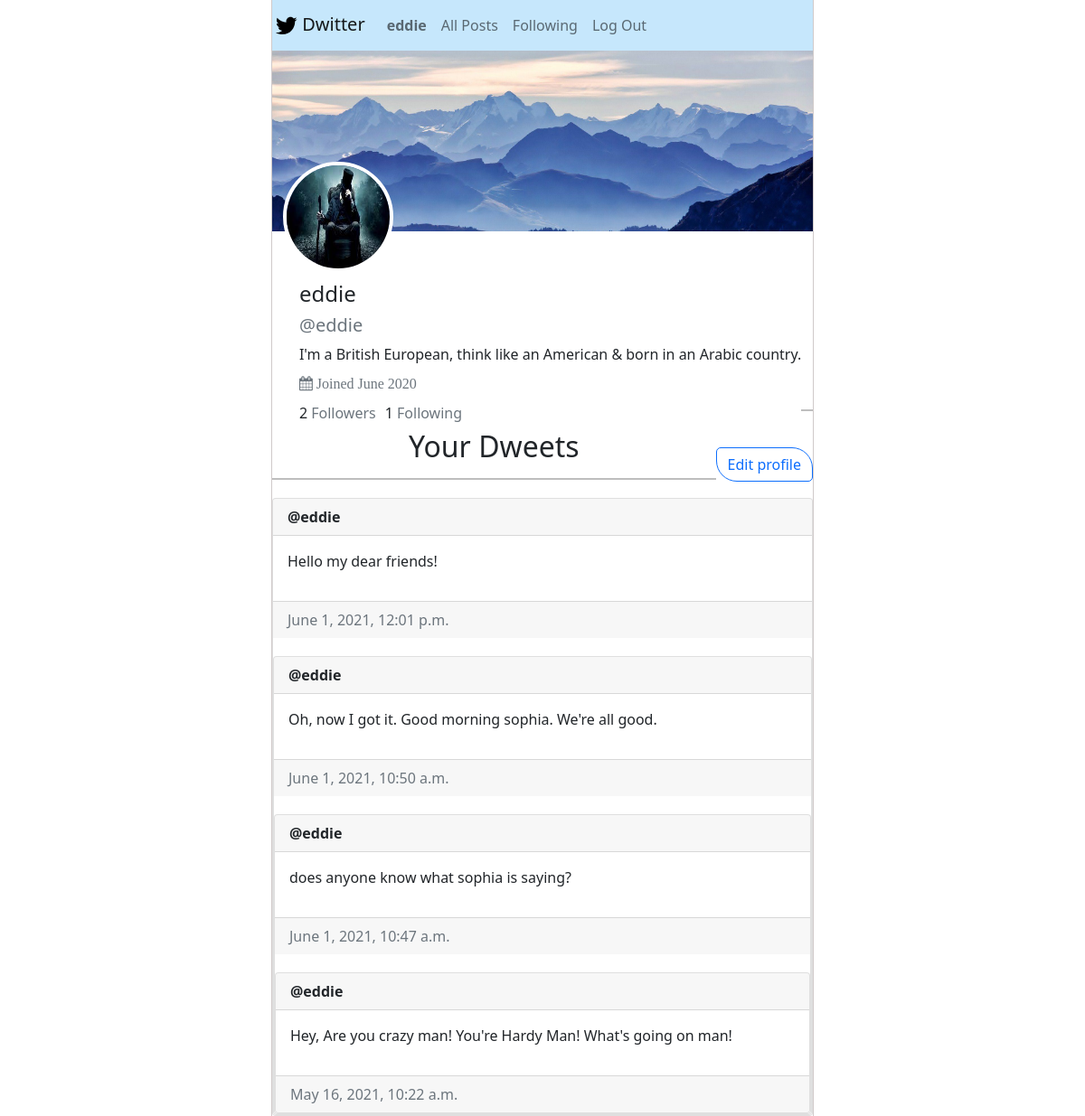
The page /profile (signed in) on the database its author committed.
### network/models.py (models this page shows, shortened)
class User(AbstractUser):
    pass

class Profile(models.Model):
    user = models.OneToOneField(
        User, on_delete=models.CASCADE, related_name="user_profile"
    )
    profile_pic = models.ImageField(default="default.jpg", upload_to="profile_pics")
    background_img = models.ImageField(
        default="Default_background.jpg", upload_to="bg_img"
    )
    bio = models.TextField(null=False, default="")

class post(models.Model):
    posted_by = models.ForeignKey(
        User, on_delete=models.CASCADE, related_name="post_owner"
    )
    posted_on = models.DateTimeField(auto_now_add=True)
    description = models.TextField(null=False, default="")

### network/views.py (the view)
# urls.py: path("profile", views.profile, name="profile"),
def profile(request):
    posts = post.objects.filter(posted_by=request.user).order_by("-posted_on")
    followers = User.objects.get(username=request.user.username).my_followers.count()
    following = User.objects.get(username=request.user.username).my_following.count()
    user = User.objects.get(username=request.user.username)
    return render(
        request,
        "network/profile.html",
        {
            "user": user,
            "posts": posts,
            "followers": followers,
            "following": following,
        },
    )

### network/templates/network/profile.html (shortened to what this page needs)
{% extends "network/layout.html" %}
{% block body %}
<div
    style="background-image: url('{{user.user_profile.background_img.url}}');background-size:cover;background-position:center; height:200px; ;padding-top:123px;">
    <img src="{{user.user_profile.profile_pic.url}}"
        style="margin-left: 2%; height:122px;width: 122px; border-radius: 50%; border: 4px solid #ffffff;"
        alt="Profile Pic of {{user.username}}" title="{{user.username}}">
</div>
<div class="user-details" style="margin-left: 5%; margin-top: 55px;float: left;">
    <div id="name-and-username">
        <h4>{{user.username}}</h4>
        <h5 class="text-muted">@{{user.username}}</h5>
    </div>
    <div class="status">
        {{user.user_profile.bio}}
    </div>
    <p class="text-muted fa" style="margin-top: 12px;"><i class="fa fa-calendar"></i> Joined June 2020</p>
    <div id="follow-details">
        <h6 style="text-align:left;float:left;margin-right: 10px;"> <span id="followers">{{followers}}</span> <span
                class="text-muted">Followers</span></h6>
        <h6 style="float:left;">{{following}} <span class="text-muted">Following</span> </h6>
    </div>
</div>
{% if request.user.username == user.username and request.user.is_authenticated %}
<div style="float: right;margin-top: 20px;">
    <button class="btn btn-outline-primary" id="update-profile" data-bs-toggle="modal" data-bs-target="#profileModal"
        style="border-radius: 5px 23px;">Edit profile</button>
</div>
{% endif %}
<hr style="margin-top: 33%;border: 1px solid black;">
{% if posts %}
<h2 class="text-center">Your Dweets</h2>
<hr style="border: 1px solid black;">
{% endif %}
<div class="my-posts">
    {% for post in posts %}
    <div class="card" style="margin-top: 20px;">
        <div class="card-header">
            <strong>@{{post.posted_by.username}}</strong>
        </div>
        <div class="card-body">
            <p>
                {{post.description}}
            </p>
        </div>
        <div class="card-footer text-muted">
            {{post.posted_on}}
        </div>
        {% endfor %}
    </div>
</div>
{% endblock %}

### network/templates/network/layout.html (shortened to what this page needs)
{% load static %}
<!DOCTYPE html>
<html lang="en" style="height: 100%;">
    <head>
        <link rel="stylesheet"
            href="https://cdn.jsdelivr.net/npm/@fortawesome/fontawesome-free@5.15.3/css/fontawesome.min.css">
        <link href="https://cdn.jsdelivr.net/npm/bootstrap@5.0.0-beta3/dist/css/bootstrap.min.css" rel="stylesheet"
>
        <link href="{% static 'network/styles.css' %}" rel="stylesheet">
        <link rel="stylesheet"
            href="https://cdnjs.cloudflare.com/ajax/libs/font-awesome/4.7.0/css/font-awesome.min.css">
    </head>
    <body style="margin: auto; height: 100%; border-left: 1px solid rgb(208, 202, 202);border-right: 1px solid rgb(208, 202, 202);"
        class=" col-lg-6">
        <nav class="navbar navbar-expand-lg navbar-light" style="background-color: rgb(198, 231, 252);">
            <a class="navbar-brand" style="padding-left: 3px;line-height: 15px;" href="{% url 'index' %}">
                Dwitter
            </a>
            <div class="navbar-nav nav-pills navbar-light" id="v-pills-tab" role="tablist" aria-orientation="vertical">
                {% if user.is_authenticated %}
                <a class="nav-link" id="v-pills-home-tab" data-toggle="pill" href="{% url 'profile'%}" role="tab"
                    aria-controls="v-pills-home" aria-selected="true"><strong>{{ request.user.username }}</strong></a>
                {% endif %}
                <a class="nav-link" id="v-pills-profile-tab" data-toggle="pill" href="{% url 'index' %}" role="tab"
                    aria-controls="v-pills-profile" aria-selected="false">All Posts</a>
                {% if request.user.is_authenticated %}
                <a class="nav-link" id="v-pills-home-tab" data-toggle="pill" href="{% url 'posts_of_following' %}"
                    role="tab" aria-controls="v-pills-home" aria-selected="false">Following</a>
                <a class="nav-link" id="v-pills-messages-tab" data-toggle="pill" href="{% url 'logout' %}" role="tab"
                    aria-controls="v-pills-messages" aria-selected="false">Log Out</a>
                {% endif %}
            </div>
        </nav>
        <div id="main">
            {% block body %}
            {% endblock %}
        </div>
    </body>
</html>

### network/static/network/styles.css (style rules this page uses)
a { text-decoration: none; }
i { cursor:pointer; border-radius:50%; display:inline-block; transition:.2s; }
i:before { font-family:fontawesome; content:'\f004'; font-style:normal; }

### rows shown on the page
User: user.username "eddie", user_profile.background_img (picture), user_profile.profile_pic (picture), username "eddie", user_profile.bio "I'm a British European, think like an American & born in an Arabic country."
post: posted_by.username "eddie", description "Hello my dear friends!", posted_on "June 1, 2021, 12:01 p.m."
post: posted_by.username "eddie", description "Oh, now I got it. Good morning sophia. We're all good.", posted_on "June 1, 2021, 10:50 a.m."
post: posted_by.username "eddie", description "does anyone know what sophia is saying?", posted_on "June 1, 2021, 10:47 a.m."
post: posted_by.username "eddie", description "Hey, Are you crazy man! You're Hardy Man! What's going on man!", posted_on "May 16, 2021, 10:22 a.m."

### other values the page prints
{{ followers }} "2"
{{ following }} "1"
